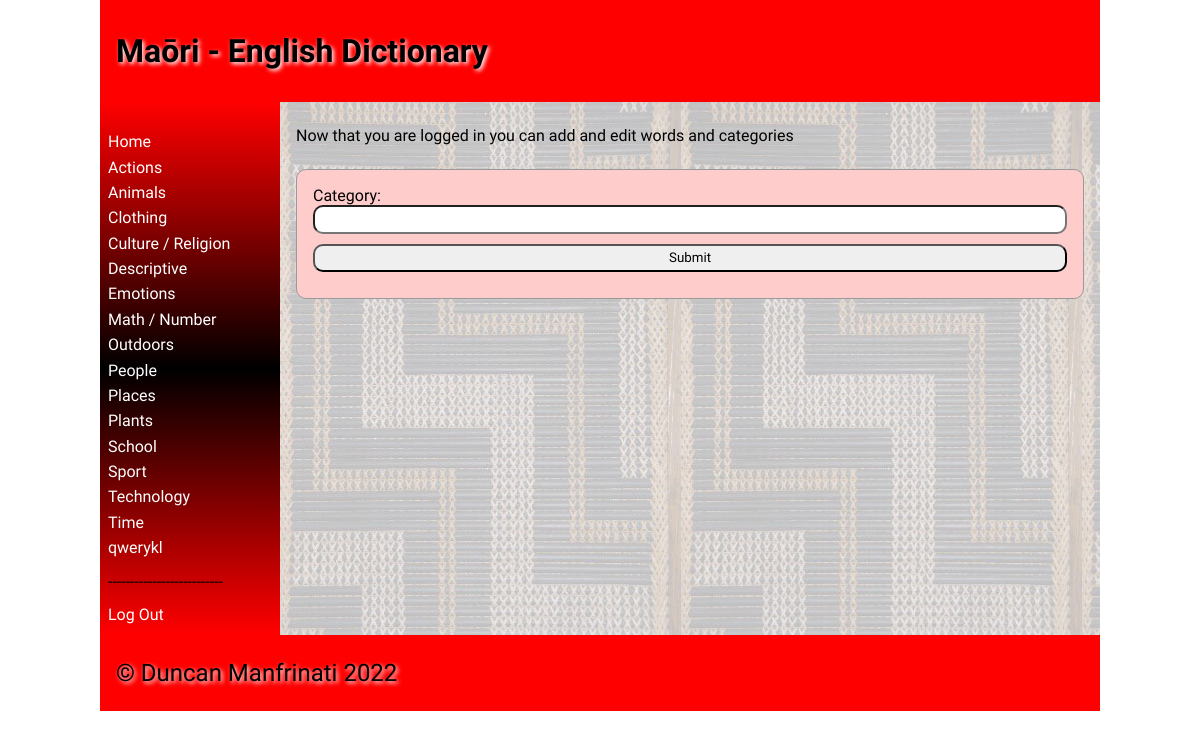
Page / (signed in) on the earlier database version.
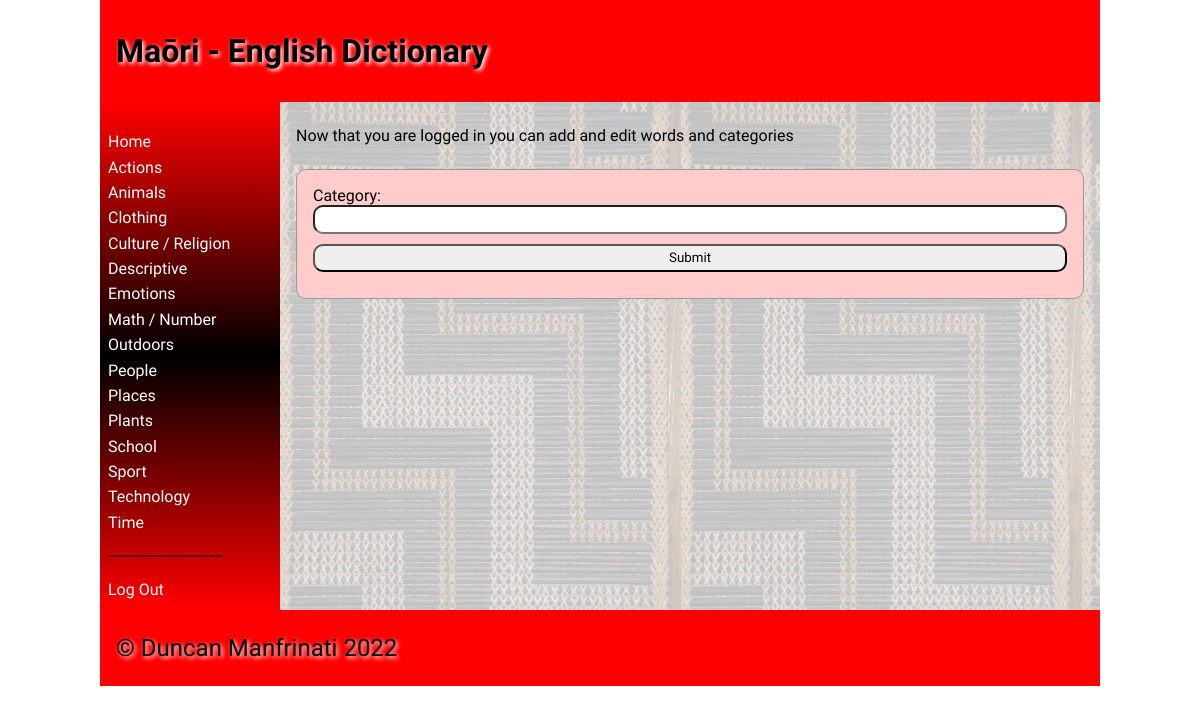
Same page on the later database version.
### tables this page shows
CREATE TABLE "categories"
(
	id integer
		constraint categories_pk
			primary key autoincrement,
	categories varchar(60)
);

### app.py (the view, shortened to what this page needs)
@app.route('/', methods=['GET', 'POST'])
def home():
    return render_template("home.html", logged_in=is_logged_in(), categories=categories())

### app.py (called while the page is built)
def create_connection(db_file):
    try:
        connection = sqlite3.connect(db_file)
        connection.execute('pragma foreign_keys=ON')
        return connection
    except Error as e:
        print(e)
    return None

def is_logged_in():
    if session.get("email") is None:
        print("Not Logged In")
        return False
    else:
        print("Logged In")
        return True

def categories():
    con = create_connection(DATA_BASE)
    query = "SELECT id,categories FROM categories"
    cur = con.cursor()
    cur.execute(query, )
    category_ids = cur.fetchall()
    con.close()
    return category_ids

### templates/home.html (shortened to what this page needs)
{% extends 'base.html' %}
{% block heading %}Maōri - English Dictionary{% endblock %}
{% block main %}
{% if logged_in %}
<p>Now that you are logged in you can add and edit words and categories</p>
    <form class="dataForm" method="post">
    <div class="form-group">
        <div class="form-label">Category:</div>
        <div class="form-element"><input type="category" name="category" id="category" required></div>
    </div>
    <div class="form-group">
        <div class="form-element"><input type="submit" value="Submit"></div>
    </div>
    </form>
{% endif %}
{% endblock %}

### templates/base.html (shortened to what this page needs)
<!doctype html>
<html lang="en">
<head>
    <link href="{{ url_for('static', filename='css/style.css') }}" rel="stylesheet">
</head>
<body>
<div id="container">
    <header>
        <h1>{% block heading %} {% endblock %}</h1>
    </header>
    <nav>
        <ul>
            <li><a href="/">Home</a></li>
            {% if logged_in %}
            {% for category in categories %}
            <li><a href="/category/{{ category[0] }}">{{ category[1] }}</a></li>
            {% endfor %}
            <li><p>--------------------------</p></li>
            <li><a href="/logout">Log Out</a></li>
            {% else %}
            <li><p>--------------------------</p></li>
            <li><a href="/login">Log In</a></li>
            {% endif %}
        </ul>
    </nav>
    <main>
        {% block main %}{% endblock %}
    </main>
    <footer>
        <p>
            &copy; Duncan Manfrinati 2022
        </p>
    </footer>
</div>
</body>
</html>

Differences in the rows shown:
removed categories: categories "qwerykl"
